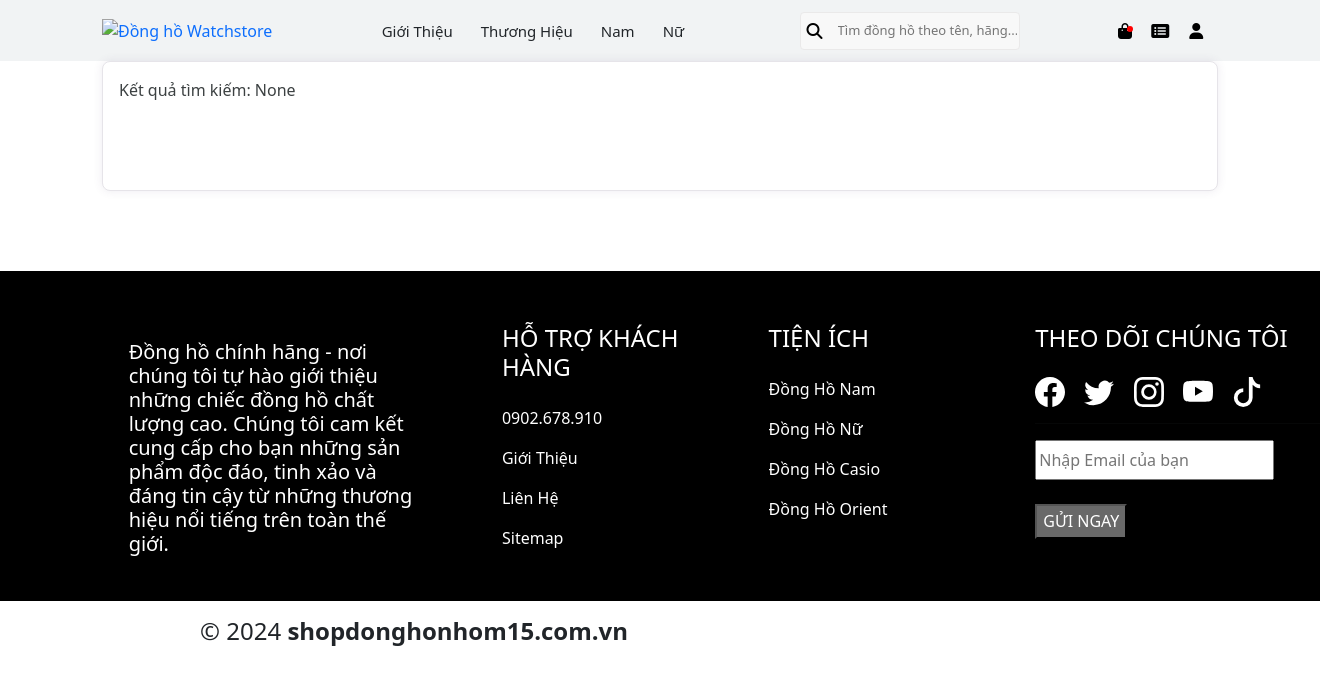
The app's page /search/ with its own data.
### core/models.py (models this page shows)
class Menu(models.Model):
    MaMenu = models.CharField(max_length=20, primary_key=True)
    TenMenu = models.CharField(max_length=100)
    class Meta:
        app_label = 'core'

### core/views.py (the view)
# urls.py: path('search/', search_result, name='search'),
def search_result(request):
    menus = Menu.objects.all()
    danh_mucs = DanhMucThuongHieu.objects.all()
    danh_muc_san_phams = DanhMucSanPham.objects.all()
    query = request.GET.get('query')
    if query is not None:
        san_pham = SanPham.objects.filter(Q(TenSP__icontains=query))
    else:
        san_pham = []
    context = {
        'menus': menus,
        'danh_mucs': danh_mucs,
        'danh_muc_san_phams': danh_muc_san_phams,
        'query': query,
        'san_pham': san_pham,
    }
    return render(request, 'pages/search_result.html', context)

### core/templatestag/cart.py (called while the page is built)
@register.simple_tag(takes_context=True)
def cart_quantity(context):
    cart = context['request'].session.get('cart', {})
    quantity = sum(item.get('quantity', 1) for item in cart.values())
    return quantity

### core/templates/pages/search_result.html (shortened to what this page needs)
{% extends "page/layout.html" %}
{% block container %}
{% load static %}
{% load custom_filters%}
<div class="container">
    <div class="row">
            <div class="col-12">
                <div class="card card-margin">
                    <div class="card-body">
                        <div class="row search-body">
                            <div class="col-lg-12">
                                <div class="search-result">
                                    <div class="result-header">
                                        <div class="row">
                                            <div class="col-lg-6">
                                                <div class="records"><span class="null">Kết quả tìm kiếm: {{ query }}</span></div>
                                            </div>
                                        </div>
                                    </div>
                                    <div class="result-body">
                                        <div class="table-responsive">
                                        </div>
                                    </div>
                                </div>
                            </div>
                        </div>
                    </div>
                </div>
            </div>
        </div>
    </div>
{% endblock %}

### core/templates/page/layout.html (shortened to what this page needs)
<!DOCTYPE html>
<html lang="en">
<head>
    {% load custom_filters %}
    {% load static %}
    {% load cart %}
    <link rel="stylesheet" href="{% static 'css/bootstrap.min.css' %}" type="text/css">
    <link rel="stylesheet" href="{% static 'mycss/style.css' %}" type="text/css">
    <link rel="stylesheet" href="https://cdnjs.cloudflare.com/ajax/libs/font-awesome/6.5.2/css/all.min.css"
 />
</head>
<body>
    <header class="header">
        <div class="container"
            style="width: 1200px; height: 61px;min-height: 61px;align-items: center;display: flex;flex-wrap: wrap;justify-content: space-between;">
            <a href="/">
                <picture class="logo_header">
                    <source type="image/webp" srcset="https://www.watchstore.vn/upload/image/logo-watchstore.webp">
                    <source type="image/jpeg"
                        srcset="https://www.watchstore.vn/upload/original-image/logo-watchstore.png"> <img width="170"
                        height="35" data-id="211470" class="img_list_211470"
                        src="https://www.watchstore.vn/upload/original-image/logo-watchstore.png"
                        alt="Đồng hồ Watchstore">
                </picture>
            </a>
            <div class="menu">
                <ul>
                    {% for menu in menus %}
                    <li class="foomenux">
                        <a href=""><span class="{{ menu.TenMenu }}">{{ menu.TenMenu }}</span></a>
                    </li>
                    {% endfor %}
                </ul>
            </div>
            <form action="/search" id="search" method="get">
                <button class="btnsearch"><i class="fa-solid fa-magnifying-glass"></i></button>
                <input autocomplete="off" name="query" class="topinput" type="text" maxlength="100"
                    placeholder="Tìm đồng hồ theo tên, hãng..." id="skw">
            </form>
            {% cart_quantity as quantity %}
            <div class="icon_menu">
                <a href="{% url 'cart' %}" class="cart_x">
                    <i class="fa-solid fa-bag-shopping"></i>
                    <span class="redxdt"></span>
                </a>
                <a href="" class="favorite_x" style="padding-right: 20px;">
                    <i class="fa-solid fa-rectangle-list"></i>
                </a>
                {% if request.session.user_id %}
                <a href="{% url 'logout' %}" class="favorite_x">
                    <i class="fa-solid fa-arrow-right-from-bracket"></i>
                </a>
                {% else %}
                    <a href="{% url 'login' %}" class="favorite_x">
                        <i class="fa-solid fa-user"></i>
                    </a>
                {% endif %}
            </div>
    </header>
    <main style="height: 100%; padding-bottom: 50px;">
        {% block container %}
        {% endblock %}
    </main>
    <footer class="text-center text-lg-start  text-muted">
        <div class="container text-center text-md-start mt-5">
            <div class="row mt-3" style="width: 1280px; margin-top: 30px;">
                <div class="col-md-3 col-lg-3 col-xl-3 mx-auto mb-4" style="text-align: left;">
                    <p>
                        <h5 style="color: white;">
                            Đồng hồ chính hãng - nơi chúng tôi tự hào giới thiệu những chiếc đồng hồ
                            chất lượng cao. Chúng tôi cam kết cung cấp cho bạn những sản phẩm độc đáo, tinh xảo và đáng tin
                            cậy từ những thương hiệu nổi tiếng trên toàn thế giới.
                        </h5>
                    </p>
                </div>
                <div class="col-md-2 col-lg-3 col-xl-2 mx-auto mb-4" style="margin-left: 30px; text-align: left; color: white">
                    <h5 class="text-uppercase fw-bold mb-4">
                        <strong style="color: white;">
                            <h4>HỖ TRỢ KHÁCH HÀNG</h4>
                        </strong>
                    </h5>
                    <p>
                        <a href="#!" class="text-reset" style="color: white;">0902.678.910</a>
                    </p>
                    <p>
                        <a href="#!" class="text-reset" style="color: white;">Giới Thiệu</a>
                    </p>
                    <p>
                        <a href="#!" class="text-reset" style="color: white;">Liên Hệ</a>
                    </p>
                    <p>
                        <a href="#!" class="text-reset" style="color: white;">Sitemap</a>
                    </p>
                </div>
                <div class="col-md-3 col-lg-2 col-xl-2 mx-auto mb-4" style="margin-left: 10px; text-align: left; color: white">
                    <h5 class="text-uppercase fw-bold mb-4">
                        <strong style="color: white;">
                            <h4>TIỆN ÍCH</h4>
                        </strong>
                    </h5>
                    <p>
                        <a href="#!" class="text-reset" style="color: white;">Đồng Hồ Nam</a>
                    </p>
                    <p>
                        <a href="#!" class="text-reset" style="color: white;">Đồng Hồ Nữ</a>
                    </p>
                    <p>
                        <a href="#!" class="text-reset" style="color: white;">Đồng Hồ Casio</a>
                    </p>
                    <p>
                        <a href="#!" class="text-reset" style="color: white;">Đồng Hồ Orient</a>
                    </p>
                </div>
                <div class="col-md-5 col-lg-3 col-xl-3 mx-auto mb-md-0 mb-4" style="text-align: left;">
                    <h5 class="text-uppercase fw-bold mb-4">
                        <strong style="color: white;">
                            <h4>THEO DÕI CHÚNG TÔI</h4>
                        </strong>
                    </h5>
                    <div class="icon" style="color: white;">
                        <svg xmlns="http://www.w3.org/2000/svg" width="30" height="30" fill="currentColor"
                             class="bi bi-tiktok" viewBox="0 0 16 16" style="margin-right: 15px;">
                            <path d="M9 0h1.98c.144.715.54 1.617 1.235 2.512C12.895 3.389 13.797 4 15 4v2c-1.753 0-3.07-.814-4-1.829V11a5 5 0 1 1-5-5v2a3 3 0 1 0 3 3z" />
                        </svg>
                    </div>
                    <hr>
                    <input type="text" style="height: 40px;" placeholder="Nhập Email của bạn"><br><br>
                    <button type="submit" style="background-color:dimgray; color: white; height: 35px;">
                        GỬI
                        NGAY
                    </button>
                    <br>
                    <br>
                </div>
            </div>
        </div>
    </footer>
    <p>
    <h4 id="display" style="margin-left: 200px;">&copy; 2024 <strong>shopdonghonhom15.com.vn</strong></h4>
    </p>
</body>
</html>

### static/mycss/style.css (style rules this page uses)
.header { max-width: 100%; min-height: 61px; background-color: #f1f3f4; }
footer { background-color: black; color: white; padding: 5px; }
a { text-decoration: none; }
.menu>ul>li { position: initial; float: left; flex-shrink: 0; flex-grow: 1; text-align: center; list-style: none; margin: 0; padding: 0; border: 0; list-style: none; line-height: 1; }
.menu>ul>li>a { padding: 22px 17px; font-size: 15px; text-decoration: none; font-weight: 500; border-bottom: 2px solid rgba(0, 0, 0, 0); padding-left: 11px; color:inherit; height: 61px; }
.menu ul { margin: 0; padding: 0; border: 0; list-style: none; line-height: 1; display: block; position: relative; box-sizing: border-box; }
.menu { display: flex; align-items: center; justify-content: center; height: 100%; }
#search { background: #f8f8f8; position: relative; height: 38px; border-radius: 4px; width: 220px; border: 1px #EAE9E9 solid; padding-left: 35px; }
.btnsearch { border:0px; background: #f8f8f8; position: absolute; left: 0px; }
#search input { width: 100%; border: 0px; border: none; outline: none; background: #f8f8f8; font-size: 13px; }
#search { display: flex; align-items: center; }
.icon_menu i { color: black; }
.icon_menu { display: flex; width: 100px; align-items:center; }
.icon_menu .cart_x { margin-right: 9px; }
ul { list-style: none; }
.icon_menu a .redxdt { display: inline-block; height: 6px; width: 6px; background: red; border-radius: 100%; left: -9px; position: relative; top: -5px; }
.menu>ul>li>a:after { position: absolute; content: ''; height: 2px; width: 100%; left: 0px; background: #DE0D0F; bottom: 0px; opacity: 0; transition: 0.5s all ease; }

### core/templates/pages/search_result.html (style rules this page uses)
.search-body { margin-bottom: 1.5rem; }
.search-body .search-result .result-header { margin-bottom: 2rem; }
.search-body .search-result .result-header .records { color: #3c4142; }
.card-margin { margin-bottom: 1.875rem; }
@media (min-width: 992px) { .col-lg-2 { flex: 0 0 16.66667%; max-width: 16.66667%; } }
.card { border: 0; box-shadow: 0px 0px 10px 0px rgba(82, 63, 105, 0.1); -webkit-box-shadow: 0px 0px 10px 0px rgba(82, 63, 105, 0.1); -moz-box-shadow: 0px 0px 10px 0px rgba(82, 63, 105, 0.1); -ms-box-shadow: 0px 0px 10px 0px rgba(82, 63, 105, 0.1); }
.card { position: relative; display: flex; flex-direction: column; min-width: 0; word-wrap: break-word; background-color: #ffffff; background-clip: border-box; border: 1px solid #e6e4e9; border-radius: 8px; }

### records on screen
Menu: TenMenu "Giới Thiệu"
Menu: TenMenu "Thương Hiệu"
Menu: TenMenu "Nam"
Menu: TenMenu "Nữ"

### other values on screen
{{ query }} "None"
